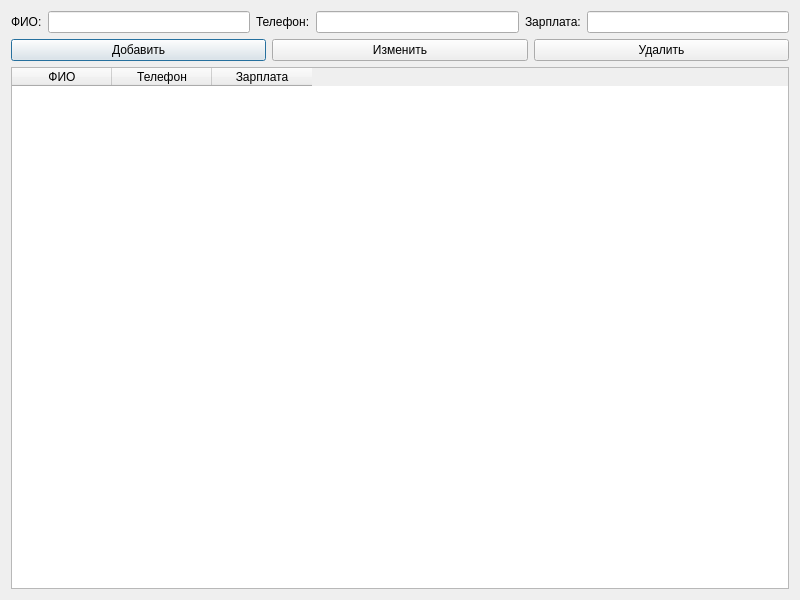
<?xml version="1.0" encoding="UTF-8"?>
<ui version="4.0">
 <class>AdminsPage</class>
 <widget class="QDialog" name="AdminsPage">
  <property name="geometry">
   <rect>
    <x>0</x>
    <y>0</y>
    <width>800</width>
    <height>600</height>
   </rect>
  </property>
  <property name="windowTitle">
   <string>Администраторы</string>
  </property>
  <layout class="QVBoxLayout" name="verticalLayout">
   <item>
    <layout class="QHBoxLayout" name="horizontalLayout">
     <item>
      <widget class="QLabel" name="label">
       <property name="text">
        <string>ФИО:</string>
       </property>
      </widget>
     </item>
     <item>
      <widget class="QLineEdit" name="le_full_name"/>
     </item>
     <item>
      <widget class="QLabel" name="label_2">
       <property name="text">
        <string>Телефон:</string>
       </property>
      </widget>
     </item>
     <item>
      <widget class="QLineEdit" name="le_phone"/>
     </item>
     <item>
      <widget class="QLabel" name="label_3">
       <property name="text">
        <string>Зарплата:</string>
       </property>
      </widget>
     </item>
     <item>
      <widget class="QLineEdit" name="le_salary"/>
     </item>
    </layout>
   </item>
   <item>
    <layout class="QHBoxLayout" name="horizontalLayout_2">
     <item>
      <widget class="QPushButton" name="btn_add">
       <property name="text">
        <string>Добавить</string>
       </property>
      </widget>
     </item>
     <item>
      <widget class="QPushButton" name="btn_edit">
       <property name="text">
        <string>Изменить</string>
       </property>
      </widget>
     </item>
     <item>
      <widget class="QPushButton" name="btn_delete">
       <property name="text">
        <string>Удалить</string>
       </property>
      </widget>
     </item>
    </layout>
   </item>
   <item>
    <widget class="QTableWidget" name="tableWidget">
     <column>
      <property name="text">
       <string>ФИО</string>
      </property>
     </column>
     <column>
      <property name="text">
       <string>Телефон</string>
      </property>
     </column>
     <column>
      <property name="text">
       <string>Зарплата</string>
      </property>
     </column>
    </widget>
   </item>
  </layout>
 </widget>
 <resources/>
 <connections/>
</ui>
